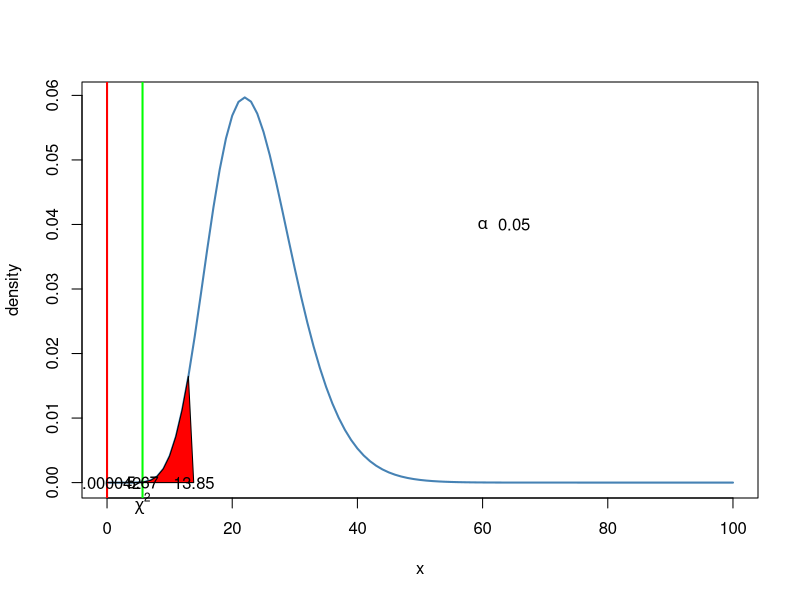

R code for this plot:
#page no : 467-468
library(ggplot2)
library(MASS)
options(scipen=999)
n=25
df=n-1
sigma=7.2
s_mean=3.5
t_stat=round(((n-1)*(s_mean)^2)/(sigma)^2,2)
alpha=0.05
p=round(pchisq(t_stat,df,lower.tail=TRUE),6)
print(paste0("tstatic=",t_stat))
print(paste0("P(tstatic)=",p))
if(alpha > p)
{
  print(paste("left tail : Reject H0"))
}else
{
  print(paste("Left tail :Accept H0"))
}
t_critical=13.85
curve(dchisq(x,df=df),from=0,to=100,
      ylab="density",
      lwd=2,
      col='steelblue')
x<-seq(0,100)
y<-dchisq(x,df=df)
abline(v=0)
abline(v=p,lwd=2,col='red')
abline(v=t_stat,lwd=2,col='green')
polygon(c(x[x<=abs(t_critical)],abs(t_critical) ),c(y[x<=abs(t_critical)],0),col="red")
text(p,0,round(p,6))
text(t_stat,0,round(t_stat,2))
text(abs(t_critical),0,round(abs(t_critical),2))
text(60,0.04,expression(alpha))
text(65,0.04,alpha)
mtext(expression(chi^2),side=1,at=5.67,cex=1)
